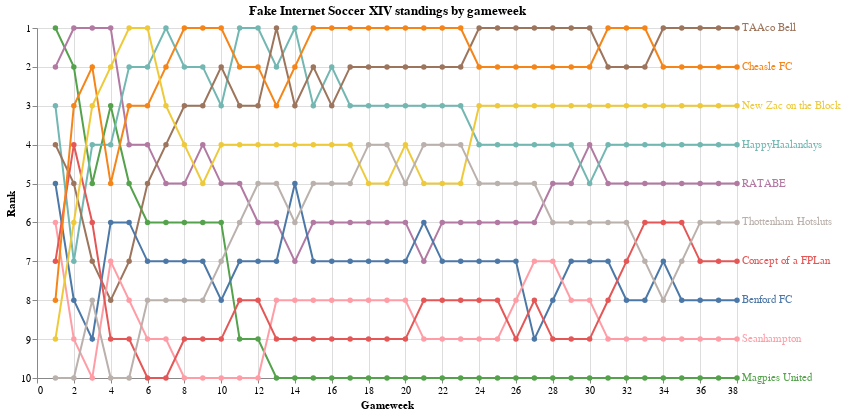

Notebook source saved alongside this figure:
### Code cell
data = df_trim

chart = alt.Chart(data).mark_line(point=True).encode(
    x = alt.X('gw', scale=alt.Scale(domain=[0, 38]), title="Gameweek"),
    y=alt.Y('rank', aggregate={'argmax': 'gw'}, scale=alt.Scale(domain=[10,1]), title="Rank"),
    color=alt.Color("team", legend=None),
).transform_window(
    rank="rank()",
    sort=[alt.SortField("rank", order="ascending")],
    groupby=["gw"]
).properties(
    title="Fake Internet Soccer XIV standings by gameweek",
    width=700,
    height=350,
)

labels = alt.Chart(data).mark_text(
    align='left', dx=5
).encode(
    x = alt.X('max(gw)', scale=alt.Scale(domain=[0, 38])),
    y=alt.Y('rank', aggregate={'argmax': 'gw'}, scale=alt.Scale(domain=[10,1])),
    text='team:N',
    color='team:N',
).transform_window(
    rank="rank()",
    sort=[alt.SortField("rank", order="ascending")],
    groupby=["gw"]
)

chart + labels

### Figure 1 — Vega-Lite specification as saved in the notebook (floating-point values rounded to 4 significant figures; data arrays with more than 128 entries replaced by an {"elided": "..."} marker saying what was removed)
{"config": {"view": {"continuousWidth": 300, "continuousHeight": 300}}, "layer": [{"mark": {"type": "line", "point": true}, "encoding": {"color": {"field": "team", "legend": null, "type": "nominal"}, "x": {"field": "gw", "scale": {"domain": [0, 38]}, "title": "Gameweek", "type": "quantitative"}, "y": {"aggregate": {"argmax": "gw"}, "field": "rank", "scale": {"domain": [10, 1]}, "title": "Rank", "type": "quantitative"}}, "title": "Fake Internet Soccer XIV standings by gameweek", "transform": [{"window": [{"op": "rank", "field": "", "as": "rank"}], "groupby": ["gw"], "sort": [{"field": "rank", "order": "ascending"}]}]}, {"mark": {"type": "text", "align": "left", "dx": 5}, "encoding": {"color": {"field": "team", "type": "nominal"}, "text": {"field": "team", "type": "nominal"}, "x": {"aggregate": "max", "field": "gw", "scale": {"domain": [0, 38]}, "type": "quantitative"}, "y": {"aggregate": {"argmax": "gw"}, "field": "rank", "scale": {"domain": [10, 1]}, "type": "quantitative"}}, "transform": [{"window": [{"op": "rank", "field": "", "as": "rank"}], "groupby": ["gw"], "sort": [{"field": "rank", "order": "ascending"}]}]}], "data": {"name": "data-5966928c969bf781137e2c7c0f1559f0"}, "height": 350, "width": 700, "$schema": "https://vega.github.io/schema/vega-lite/v5.8.0.json", "datasets": {"data-5966928c969bf781137e2c7c0f1559f0": {"elided": "380 records"}}}
